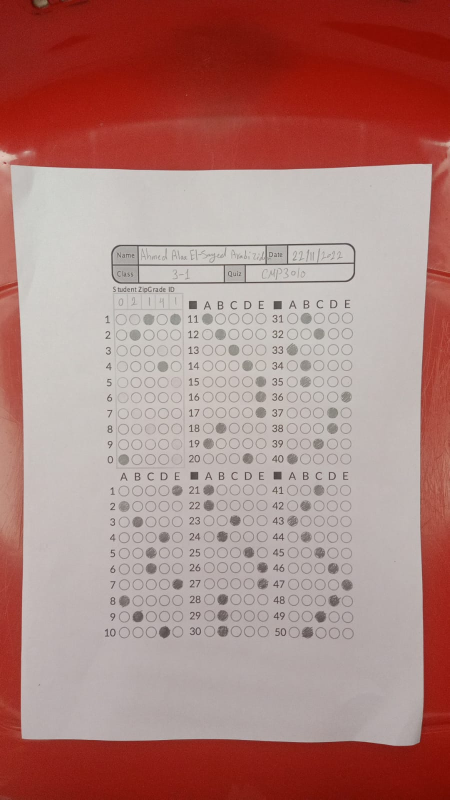
#> input picture Code/BubbleSheetMarker/StudentAnswers/15.jpg, 899 x 1599 px (shown at 1/2 size)
$ python main4.py
#> lines starting #> are read from the running program, lines starting #| are printed output that depends on the picture; after the words box and inside, x2 and y2 are one past the last pixel; in counts of white or black regions, pixels touching at a corner belong together
#> further down, image is the input picture: shape (1599, 899, 3); mean B, G, R 126, 130.9, 174.8
### Code/BubbleSheetMarker/helper.py
import cv2
import matplotlib.pyplot as plt
import numpy as np
import imutils
from skimage.exposure import histogram
from matplotlib.pyplot import bar

# Show the figures / plots inside the notebook
def show_images_1(images,titles=None):
    #This function is used to show image(s) with titles by sending an array of images and an array of associated titles.
    # images[0] will be drawn with the title titles[0] if exists
    # You aren't required to understand this function, use it as-is.
    n_ims = len(images)
    if titles is None: titles = ['(%d)' % i for i in range(1,n_ims + 1)]
    fig = plt.figure()
    n = 1
    for image,title in zip(images,titles):
        a = fig.add_subplot(1,n_ims,n)
        if image.ndim == 2:
            plt.gray()
        plt.imshow(image)
        a.set_title(title)
        n += 1
    fig.set_size_inches(np.array(fig.get_size_inches()) * n_ims)
    plt.show()

# [18 lines left out: functions show_images, showHist, not called in this run]


def order_points(pts):
    rect = np.zeros((4, 2), dtype="float32")

    s = pts.sum(axis=1)
    rect[0] = pts[np.argmin(s)]
    rect[2] = pts[np.argmax(s)]

    diff = np.diff(pts, axis=1)
    rect[1] = pts[np.argmin(diff)]
    rect[3] = pts[np.argmax(diff)]

    return rect


def four_point_transform(image, pts):

    rect = order_points(pts)
    (tl, tr, br, bl) = rect

    widthA = np.sqrt(((br[0] - bl[0]) ** 2) + ((br[1] - bl[1]) ** 2))
    widthB = np.sqrt(((tr[0] - tl[0]) ** 2) + ((tr[1] - tl[1]) ** 2))
    maxWidth = max(int(widthA), int(widthB))

    heightA = np.sqrt(((tr[0] - br[0]) ** 2) + ((tr[1] - br[1]) ** 2))
    heightB = np.sqrt(((tl[0] - bl[0]) ** 2) + ((tl[1] - bl[1]) ** 2))
    maxHeight = max(int(heightA), int(heightB))

    dst = np.array([
        [0, 0],
        [maxWidth - 1, 0],
        [maxWidth - 1, maxHeight - 1],
        [0, maxHeight - 1]
    ], dtype="float32")

    M = cv2.getPerspectiveTransform(rect, dst)
    warped = cv2.warpPerspective(image, M, (maxWidth, maxHeight))

    return warped


def skewCorrection(image):
    ratio = image.shape[0] / 500.0
    orig = image.copy()
    image = imutils.resize(image, height=500)
#> image: shape (500, 281, 3)

    gray = cv2.cvtColor(image, cv2.COLOR_BGR2GRAY)
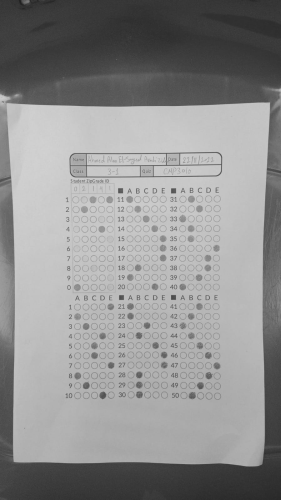
#> gray: shape (500, 281); min 33, max 210, mean 143.5
    gray = cv2.GaussianBlur(gray, (5, 5), 0)
    edged = cv2.Canny(gray, 75, 200)
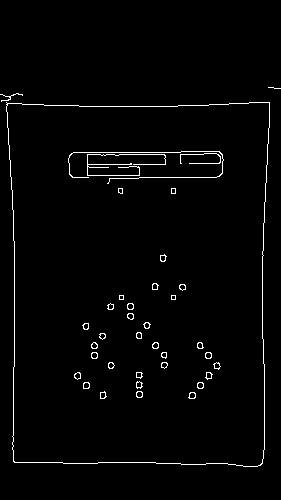
#> edged: shape (500, 281); 1.9% white in thin lines or dots, all inside (x1, y1, x2, y2) = (0, 87, 281, 467)
    edged[:, -1] = np.ones(edged.shape[0])
#> edged: shape (500, 281); 0.36% of pixels changed, all inside (x1, y1, x2, y2) = (280, 0, 281, 500)
    edged[:, 0] = np.ones(edged.shape[0])
#> edged: shape (500, 281); min 0, max 255, mean 5
    edged[-1, :] = np.ones(edged.shape[1])
#> edged: shape (500, 281); min 0, max 255, mean 5
    edged[0, :] = np.ones(edged.shape[1])
#> edged: shape (500, 281); min 0, max 255, mean 5

    cnts = cv2.findContours(edged.copy(), cv2.RETR_LIST,
                            cv2.CHAIN_APPROX_SIMPLE)
#> cnts = 72 contours, 10 with area under 20; largest, box (x1, y1, x2, y2) and area: (0, 0, 281, 500) 139720, (0, 0, 281, 500) 139666, (6, 102, 270, 467) 90236, (6, 102, 270, 467) 90230, (0, 94, 11, 101) 41
    cnts = imutils.grab_contours(cnts)
    cnts = sorted(cnts, key=cv2.contourArea, reverse=True)[1:6]
#> cnts = 5 contours; box (x1, y1, x2, y2) and area: (0, 0, 281, 500) 139666, (6, 102, 270, 467) 90236, (6, 102, 270, 467) 90230, (0, 94, 11, 101) 41, (188, 392, 196, 399) 36

    h, w = edged.shape
    for c in cnts:
        peri = cv2.arcLength(c, True)
        approx = cv2.approxPolyDP(c, 0.02 * peri, True)
        if len(approx) == 4:
            p1, p2, p3, p4 = approx
            p1, p2, p3, p4 = p1[0], p2[0], p3[0], p4[0]
            if (p1[0] < 10 and p1[1] < 10) or (w-p3[0] < 10 and h-p3[1] < 10) or (w-p2[0] < 10 and p2[1] < 10) or (p4[0] < 10 and h-p4[1] < 10):
                continue
            screenCnt = approx
            break
#> this loop made 2 passes
#> (peri, p1, p2, p3, p4) on pass 1: (1624.5, [1, 0], [280, 1], [279, 499], [0, 498])
    img = four_point_transform(orig, screenCnt.reshape(4, 2) * ratio)
#> in order_points, `s = pts.sum(axis=1)`: s = [345.4, 1515.9, 2318.6, 1186.5]
#> in order_points, `diff = np.diff(pts, axis=1)`: diff = [307, 1432.7, 655.6, -534.1]
#> in four_point_transform, `rect = order_points(pts)`: rect = [[19.19, 326.2], [860.3, 326.2], [831.5, 1487.1], [41.57, 1474.3]]
#> in four_point_transform, `(tl, tr, br, bl) = rect`: tl = [19.19, 326.2]; tr = [860.3, 326.2]; br = [831.5, 1487.1]; bl = [41.57, 1474.3]
#> in four_point_transform, `widthA = np.sqrt(((br[0] - bl[0]) ** 2) + ((br[1] - bl[1]) ** 2))`: widthA = 790
#> in four_point_transform, `widthB = np.sqrt(((tr[0] - tl[0]) ** 2) + ((tr[1] - tl[1]) ** 2))`: widthB = 841.1
#> in four_point_transform, `maxWidth = max(int(widthA), int(widthB))`: maxWidth = 841
#> in four_point_transform, `heightA = np.sqrt(((tr[0] - br[0]) ** 2) + ((tr[1] - br[1]) ** 2))`: heightA = 1161.2
#> in four_point_transform, `heightB = np.sqrt(((tl[0] - bl[0]) ** 2) + ((tl[1] - bl[1]) ** 2))`: heightB = 1148.3
#> in four_point_transform, `maxHeight = max(int(heightA), int(heightB))`: maxHeight = 1161
#> in four_point_transform, `dst = np.array([ [0, 0], [maxWidth - 1, 0], [maxWidth - 1, maxHeight -..`: dst = [[0, 0], [840, 0], [840, 1160], [0, 1160]]
#> in four_point_transform, `M = cv2.getPerspectiveTransform(rect, dst)`: M = [[0.994, -0.0194, -12.75], [6.61e-17, 0.933, -304.5], [1.39e-05, -5.21e-05, 1]]
#> in four_point_transform, `warped = cv2.warpPerspective(image, M, (maxWidth, maxHeight))`:
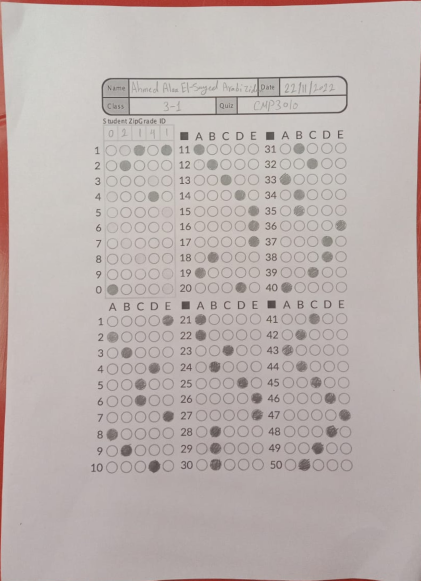
#> warped: shape (1161, 841, 3) (shown at 1/2 size); mean B, G, R 175.8, 178.2, 187.8
    return img

# [38 lines left out: functions isFilled, extractStudentID, not called in this run]

### Code/BubbleSheetMarker/main4.py
# import the necessary packages
import matplotlib.pyplot as plt
from matplotlib.pyplot import bar
from imutils import contours
import numpy as np
import argparse
import imutils
import cv2
from helper import *

ANSWERS = [
    'C',
    'D',
    'E',
    'D',
    'C',
    'B',
    'A',
    'B',
    'B',
    'A',
    'D',
    'E',
    'C',
    'C',
    'B',
    'A',
    'D',
    'D',
    'E',
    'C'
]

# load the image, convert it to grayscale, blur it slightly, then find edges
image = cv2.imread("StudentAnswers/15.jpg")
image = skewCorrection(image)
image = image[270:(image.shape[0]-200),100:(image.shape[1]-100)]
#> image: shape (691, 641, 3)

gray = cv2.cvtColor(image, cv2.COLOR_BGR2GRAY)
#> gray: shape (691, 641)
blurred = cv2.GaussianBlur(gray, (5, 5), 0)
edged = cv2.Canny(gray, 20, 70)
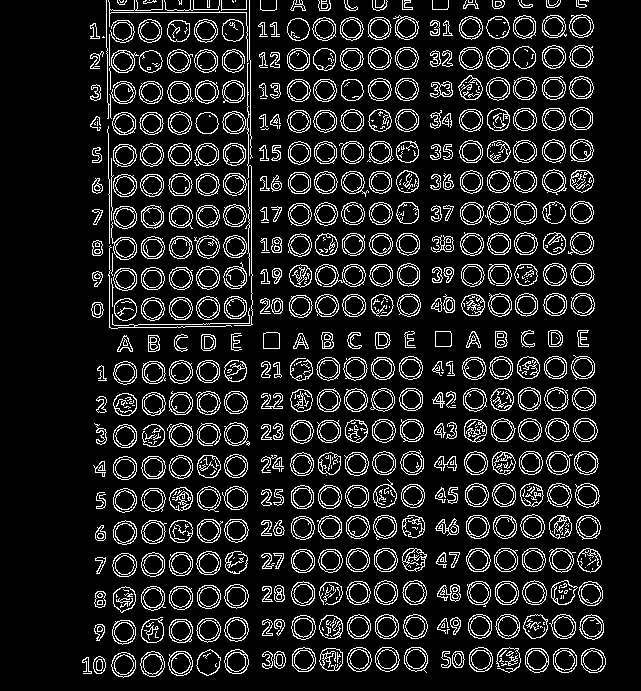
#> edged: shape (691, 641); 12.2% white in thin lines or dots, all inside (x1, y1, x2, y2) = (82, 0, 606, 678)

# Apply Hough transform on the blurred image.
detected_circles_1 = cv2.HoughCircles(edged,
                   cv2.HOUGH_GRADIENT, 1, 20, param1 = 70,
               param2 = 15, minRadius = 10, maxRadius = 20)
#> detected_circles_1 = 300 rows, first 8: [415.5, 658.5, 13], [358.5, 626.5, 13], [505.5, 559.5, 13], [123.5, 631.5, 12.7], [533.5, 559.5, 13], [330.5, 592.5, 12.4], [497.5, 26.5, 12.2], [357.5, 559.5, 13]

thresholdedimage = cv2.threshold(gray, 0, 255,
	cv2.THRESH_BINARY_INV | cv2.THRESH_OTSU)[1]
#> thresholdedimage: shape (691, 641); 13.2% white; 860 white regions (481 under 20 px), largest, box (x1, y1, x2, y2) and area: (496, 647, 522, 673) 512, (196, 649, 222, 677) 497, (522, 614, 548, 640) 490

# Dilation with circular kernel with radius = 5
circle_radius = 1
kernel1 = np.ones((2*circle_radius,2*circle_radius),dtype=int)
thresholdedimage = cv2.dilate(thresholdedimage, kernel1, iterations=1)
#> thresholdedimage: shape (691, 641); 19.1% white; 602 white regions (164 under 20 px), largest, box (x1, y1, x2, y2) and area: (551, 580, 604, 607) 806, (292, 615, 344, 641) 797, (494, 647, 523, 674) 577
thresholdedimage = 255 - thresholdedimage

# convolution with circular kernel with radius = 25
circle_radius = 7
kernel2 = np.ones((2*circle_radius,2*circle_radius),dtype=int)
answersImg = cv2.filter2D(src=thresholdedimage, ddepth=-1, kernel=kernel2)
#> answersImg: shape (691, 641); 99.6% white; 59 black regions (18 under 20 px), largest, box (x1, y1, x2, y2) and area: (504, 656, 515, 666) 77, (328, 655, 337, 665) 58, (149, 627, 158, 637) 56


show_images_1([answersImg])
#> in show_images_1, `n_ims = len(images)`: n_ims = 1
#> the loop in show_images_1, `for image,title in zip(images,titles):` made 1 pass
#> (title, n) on pass 1: ('(1)', 2)
#> after the loop in show_images_1, `for image,title in zip(images,titles):`: n = 2

# Erosion with circular kernel with radius = 5
circle_radius = 7
kernel3 = cv2.getStructuringElement(cv2.MORPH_ELLIPSE,(2*circle_radius,2*circle_radius))
answersImg = cv2.erode(answersImg, kernel3, iterations=1)
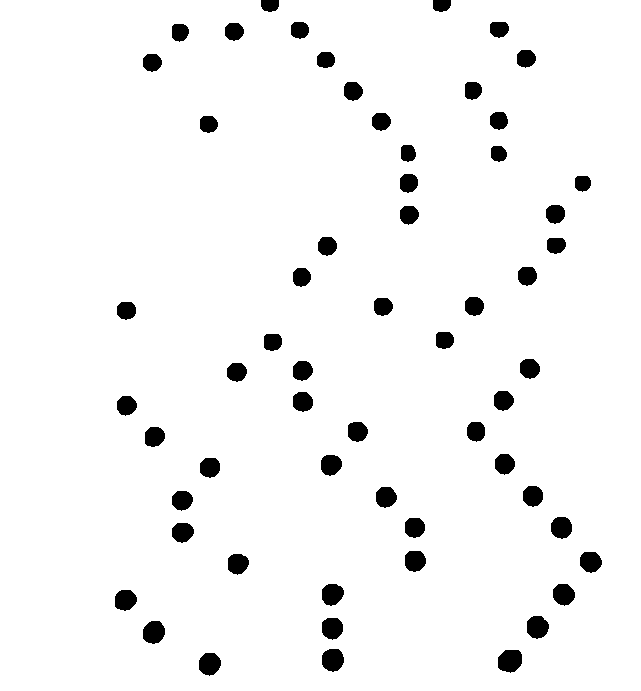
#> answersImg: shape (691, 641); 95.9% white; 59 black regions

show_images_1([answersImg])
#> the loop in show_images_1 (call 2), `for image,title in zip(images,titles):` made 1 pass

answerContours = cv2.findContours(255-answersImg.copy(), cv2.RETR_EXTERNAL,
	cv2.CHAIN_APPROX_SIMPLE)
#> answerContours = 59 contours; largest, box (x1, y1, x2, y2) and area: (498, 650, 522, 673) 416, (322, 649, 344, 672) 374, (143, 621, 165, 644) 371, (527, 616, 549, 639) 367, (199, 653, 221, 676) 363
answerContours = imutils.grab_contours(answerContours)
print("Number of answers =", len(answerContours))
#| Number of answers = 59
color = (0, 0, 255)
# draw the outline of the correct answer on the test
# cv2.drawContours(image, answerContours, -1, color, 3)

circles = []

# Draw circles that are detected.
if detected_circles_1 is not None:

    # Convert the circle parameters a, b and r to integers.
    detected_circles_1 = np.uint16(np.around(detected_circles_1))
#> detected_circles_1 = 300 rows, first 8: [416, 658, 13], [358, 626, 13], [506, 560, 13], [124, 632, 13], [534, 560, 13], [330, 592, 12], [498, 26, 12], [358, 560, 13]
    circles = []

    for pt in detected_circles_1[0, :]:
        a, b, r = pt[0], pt[1], pt[2]

        circles.append((a, b, r))
#> this loop made 300 passes
#> after the loop, circles = 300 items, first 6: (416, 658, 13), (358, 626, 13), (506, 560, 13), (124, 632, 13), (534, 560, 13), (330, 592, 12)

print("Number of circles =", len(circles))
#| Number of circles = 300

# Sort regarding to Y
circles =  sorted(
    circles,
    key=lambda t: t[1]
)
#> circles = 300 items, first 6: (122, 22, 16), (552, 24, 14), (498, 26, 12), (298, 28, 12), (406, 28, 12), (378, 28, 13)

# Sort every 10 circles regarding to X
for i in range(10):
    circles[(i*10):(i+1)*10] = sorted(circles[(i*10):(i+1)*10], key=lambda t: t[0])
#> after the loop, circles = 300 items, first 6: (122, 22, 16), (232, 30, 11), (298, 28, 12), (378, 28, 13), (406, 28, 12), (472, 28, 14)

for circle in circles:
    a = circle[0]
    b = circle[1]
    r = circle[2]

    # Draw the circumference of the circle.
    cv2.circle(image, (a, b), r, (0, 255, 0), 2)
    # Draw a small circle (of radius 1) to show the center.
    cv2.circle(image, (a, b), 1, (0, 0, 255), 3)
#> this loop made 300 passes
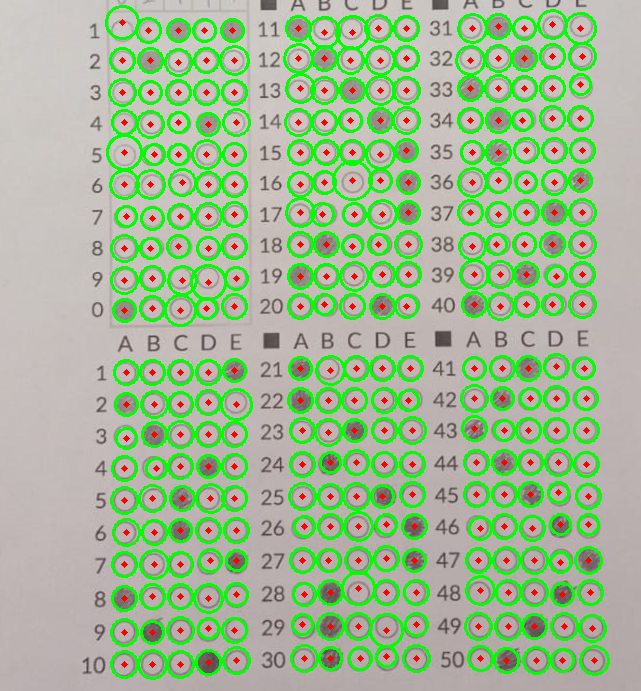
#> image: shape (691, 641, 3); mean B, G, R 146.4, 186.3, 159.5


# titles = ["Detected Circle 1", "Answers Image"]
# images = [gray, image]

# show_images_1(images)

answersCircles = []
correct = 0

# loop over the contours
for c in answerContours:
    # compute the bounding box of the contour, then use the bounding box to derive the aspect ratio
    (x, y, w, h) = cv2.boundingRect(c)
    answersCircles.append((x, y, w, h, c))
#> this loop made 59 passes
#> (x, y, w, h) on passes 1 to 8: (199, 653, 22, 23), (498, 650, 24, 23), (322, 649, 22, 23), (143, 621, 22, 23), (322, 618, 21, 22), (527, 616, 22, 23), (115, 590, 22, 21), (553, 584, 22, 22)
#> after the loop, answersCircles = 59 items

answersCircles = sorted(answersCircles, key=lambda t: t[1])

# Sort every 2 answer circles regarding to X
for i in range(10):
    answersCircles[(i*2):(i+1)*2] = sorted(answersCircles[(i*2):(i+1)*2], key=lambda t: t[0])

answersLower = []
answersHigher = []

print("\n========================= Answers Reports ========================= ")

for (i, circle) in enumerate(answersCircles):
    A = circles[i*5]
    B = circles[(i*5)+1]
    C = circles[(i*5)+2]
    D = circles[(i*5)+3]
    E = circles[(i*5)+4]

    x = int(circle[0] + (circle[2]/2))
    y = int(circle[1] + (circle[3]/2))

    # Draw the circumference of the circle.
    cv2.circle(image, (x, y), 10, (0, 0, 255), 2)
    # Draw a small circle (of radius 1) to show the center.
    cv2.circle(image, (x, y), 1, (0, 255, 0), 3)

    distance_from_A = np.sqrt((x - A[0])**2 + (y - A[1])**2)
    distance_from_B = np.sqrt((x - B[0])**2 + (y - B[1])**2)
    distance_from_C = np.sqrt((x - C[0])**2 + (y - C[1])**2)
    distance_from_D = np.sqrt((x - D[0])**2 + (y - D[1])**2)
    distance_from_E = np.sqrt((x - E[0])**2 + (y - E[1])**2)

    distances = [
        ('A', distance_from_A),
        ('B', distance_from_B),
        ('C', distance_from_C),
        ('D', distance_from_D),
        ('E', distance_from_E),
    ]

    distances = sorted(distances, key=lambda t: t[1])
    print("Q[", (i+1), "] => Answer: ", distances[0][0])

    if (i % 2 == 0):
        answersLower.append(distances[0][0])
    else:
        answersHigher.append(distances[0][0])
#> this loop made 59 passes
#> (A, B, C, D, E, x, y, distance_from_A) on passes 1 to 3: ((122, 22, 16), (232, 30, 11), (298, 28, 12), (378, 28, 13), (406, 28, 12), 270, 6, 148.9), ((472, 28, 14), (498, 26, 12), (524, 28, 11), (552, 24, 14), (580, 28, 15), 442, 6, 37.2), ((148, 30, 12), (178, 30, 11), (204, 30, 11), (324, 32, 15), (324, 58, 12), 300, 30, 152)
#> (printed output is left out)
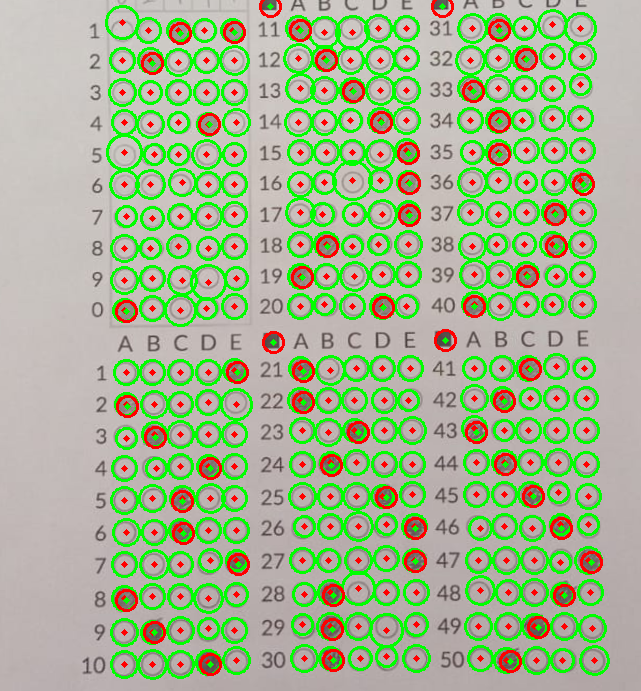
#> image: shape (691, 641, 3); 2.89% of pixels changed, all inside (x1, y1, x2, y2) = (115, 0, 603, 676)

titles = ["Detected Circle 1", "Answers Image"]
images = [thresholdedimage, image]

show_images_1(images)

print("\n========================= Wrong Answer Report ========================= ")
answers = answersLower + answersHigher
wrong_answers = []
correct = 0
for i in range(len(answers)):
#> (the run stopped early here; a loop or call above may not have finished)

$ run again, with Code/BubbleSheetMarker/StudentAnswers/1.jpg copied over Code/BubbleSheetMarker/StudentAnswers/15.jpg
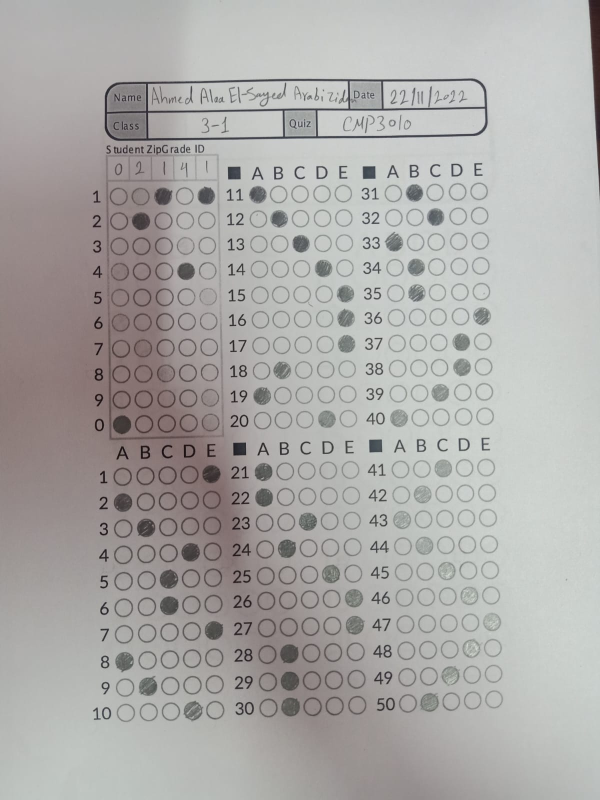
#> input picture Code/BubbleSheetMarker/StudentAnswers/1.jpg, 1200 x 1600 px (shown at 1/2 size)
#> image is the input picture: shape (1600, 1200, 3); mean B, G, R 168.7, 170.6, 172.2
#> in skewCorrection, `edged = cv2.Canny(gray, 75, 200)`:
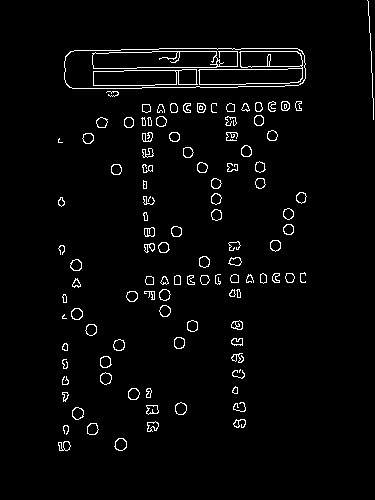
#> edged: shape (500, 375); 3% white in thin lines or dots, all inside (x1, y1, x2, y2) = (58, 0, 374, 451)
#> in skewCorrection, `cnts = cv2.findContours(edged.copy(), cv2.RETR_LIST, cv2.CHAIN_APPROX_..`: cnts = 215 contours, 36 with area under 20; largest, box (x1, y1, x2, y2) and area: (0, 0, 375, 500) 186626, (0, 0, 375, 500) 186236, (64, 48, 306, 89) 9112, (64, 48, 306, 89) 9096, (198, 51, 303, 85) 2406
#> in skewCorrection, `cnts = sorted(cnts, key=cv2.contourArea, reverse=True)[1:6]`: cnts = 5 contours; box (x1, y1, x2, y2) and area: (0, 0, 375, 500) 186236, (64, 48, 306, 89) 9112, (64, 48, 306, 89) 9096, (198, 51, 303, 85) 2406, (92, 51, 238, 69) 1974
#> the loop in skewCorrection, `for c in cnts:` made 2 passes
#> (peri, p1, p2, p3, p4) on pass 1: (1740.1, [1, 0], [368, 1], [373, 499], [0, 498])
#> s = [400, 512, 1225.6, 1104]
#> diff = [-9.6, 51.2, -726.4, -796.8]
#> rect = [[204.8, 195.2], [950.4, 153.6], [976, 249.6], [230.4, 281.6]]
#> tl = [204.8, 195.2]; tr = [950.4, 153.6]; br = [976, 249.6]; bl = [230.4, 281.6]
#> widthA = 746.3
#> widthB = 746.8
#> maxWidth = 746
#> heightA = 99.35
#> heightB = 90.11
#> maxHeight = 99
#> dst = [[0, 0], [745, 0], [745, 98], [0, 98]]
#> M = [[1.11, -0.328, -162.5], [0.0629, 1.13, -232.9], [0.000145, -8.25e-05, 1]]
#> in four_point_transform, `warped = cv2.warpPerspective(image, M, (maxWidth, maxHeight))`:
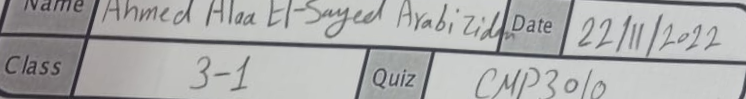
#> warped: shape (99, 746, 3); mean B, G, R 171.9, 172.1, 171.7
#> `image = image[270:(image.shape[0]-200),100:(image.shape[1]-100)]`: image = empty array
